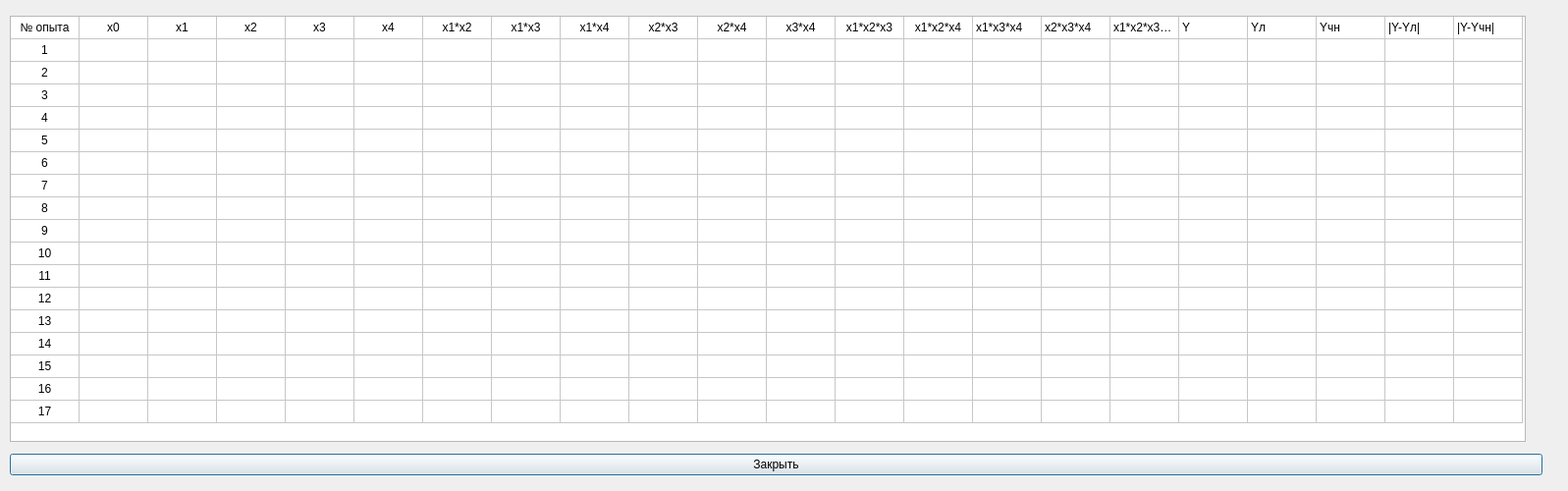
<?xml version="1.0" encoding="UTF-8"?>
<ui version="4.0">
 <class>Dialog</class>
 <widget class="QDialog" name="Dialog">
  <property name="geometry">
   <rect>
    <x>0</x>
    <y>0</y>
    <width>1597</width>
    <height>500</height>
   </rect>
  </property>
  <property name="windowTitle">
   <string>Dialog</string>
  </property>
  <widget class="QWidget" name="layoutWidget">
   <property name="geometry">
    <rect>
     <x>10</x>
     <y>10</y>
     <width>1561</width>
     <height>481</height>
    </rect>
   </property>
   <layout class="QVBoxLayout" name="verticalLayout">
    <item>
     <widget class="QTableWidget" name="table_plan">
      <property name="maximumSize">
       <size>
        <width>1544</width>
        <height>434</height>
       </size>
      </property>
      <property name="rowCount">
       <number>18</number>
      </property>
      <property name="columnCount">
       <number>22</number>
      </property>
      <attribute name="horizontalHeaderVisible">
       <bool>false</bool>
      </attribute>
      <attribute name="horizontalHeaderDefaultSectionSize">
       <number>70</number>
      </attribute>
      <attribute name="verticalHeaderVisible">
       <bool>false</bool>
      </attribute>
      <attribute name="verticalHeaderDefaultSectionSize">
       <number>23</number>
      </attribute>
      <row/>
      <row/>
      <row/>
      <row/>
      <row/>
      <row/>
      <row/>
      <row/>
      <row/>
      <row/>
      <row/>
      <row/>
      <row/>
      <row/>
      <row/>
      <row/>
      <row/>
      <row/>
      <column/>
      <column/>
      <column/>
      <column/>
      <column/>
      <column/>
      <column/>
      <column/>
      <column/>
      <column/>
      <column/>
      <column/>
      <column/>
      <column/>
      <column/>
      <column/>
      <column/>
      <column/>
      <column/>
      <column/>
      <column/>
      <column/>
      <item row="0" column="0">
       <property name="text">
        <string>№ опыта</string>
       </property>
       <property name="textAlignment">
        <set>AlignCenter</set>
       </property>
      </item>
      <item row="0" column="1">
       <property name="text">
        <string>x0</string>
       </property>
       <property name="textAlignment">
        <set>AlignCenter</set>
       </property>
      </item>
      <item row="0" column="2">
       <property name="text">
        <string>x1</string>
       </property>
       <property name="textAlignment">
        <set>AlignCenter</set>
       </property>
      </item>
      <item row="0" column="3">
       <property name="text">
        <string>x2</string>
       </property>
       <property name="textAlignment">
        <set>AlignCenter</set>
       </property>
      </item>
      <item row="0" column="4">
       <property name="text">
        <string>x3</string>
       </property>
       <property name="textAlignment">
        <set>AlignCenter</set>
       </property>
      </item>
      <item row="0" column="5">
       <property name="text">
        <string>x4</string>
       </property>
       <property name="textAlignment">
        <set>AlignCenter</set>
       </property>
      </item>
      <item row="0" column="6">
       <property name="text">
        <string>x1*x2</string>
       </property>
       <property name="textAlignment">
        <set>AlignCenter</set>
       </property>
      </item>
      <item row="0" column="7">
       <property name="text">
        <string>x1*x3</string>
       </property>
       <property name="textAlignment">
        <set>AlignCenter</set>
       </property>
      </item>
      <item row="0" column="8">
       <property name="text">
        <string>x1*x4</string>
       </property>
       <property name="textAlignment">
        <set>AlignCenter</set>
       </property>
      </item>
      <item row="0" column="9">
       <property name="text">
        <string>x2*x3</string>
       </property>
       <property name="textAlignment">
        <set>AlignCenter</set>
       </property>
      </item>
      <item row="0" column="10">
       <property name="text">
        <string>x2*x4</string>
       </property>
       <property name="textAlignment">
        <set>AlignCenter</set>
       </property>
      </item>
      <item row="0" column="11">
       <property name="text">
        <string>x3*x4</string>
       </property>
       <property name="textAlignment">
        <set>AlignCenter</set>
       </property>
      </item>
      <item row="0" column="12">
       <property name="text">
        <string>x1*x2*x3</string>
       </property>
       <property name="textAlignment">
        <set>AlignCenter</set>
       </property>
      </item>
      <item row="0" column="13">
       <property name="text">
        <string>x1*x2*x4</string>
       </property>
       <property name="textAlignment">
        <set>AlignCenter</set>
       </property>
      </item>
      <item row="0" column="14">
       <property name="text">
        <string>x1*x3*x4</string>
       </property>
      </item>
      <item row="0" column="15">
       <property name="text">
        <string>x2*x3*x4</string>
       </property>
      </item>
      <item row="0" column="16">
       <property name="text">
        <string>x1*x2*x3*x4</string>
       </property>
      </item>
      <item row="0" column="17">
       <property name="text">
        <string>Y</string>
       </property>
      </item>
      <item row="0" column="18">
       <property name="text">
        <string>Yл</string>
       </property>
      </item>
      <item row="0" column="19">
       <property name="text">
        <string>Yчн</string>
       </property>
      </item>
      <item row="0" column="20">
       <property name="text">
        <string>|Y-Yл|</string>
       </property>
      </item>
      <item row="0" column="21">
       <property name="text">
        <string>|Y-Yчн|</string>
       </property>
      </item>
      <item row="1" column="0">
       <property name="text">
        <string>1</string>
       </property>
       <property name="textAlignment">
        <set>AlignCenter</set>
       </property>
      </item>
      <item row="2" column="0">
       <property name="text">
        <string>2</string>
       </property>
       <property name="textAlignment">
        <set>AlignCenter</set>
       </property>
      </item>
      <item row="3" column="0">
       <property name="text">
        <string>3</string>
       </property>
       <property name="textAlignment">
        <set>AlignCenter</set>
       </property>
      </item>
      <item row="4" column="0">
       <property name="text">
        <string>4</string>
       </property>
       <property name="textAlignment">
        <set>AlignCenter</set>
       </property>
      </item>
      <item row="5" column="0">
       <property name="text">
        <string>5</string>
       </property>
       <property name="textAlignment">
        <set>AlignCenter</set>
       </property>
      </item>
      <item row="6" column="0">
       <property name="text">
        <string>6</string>
       </property>
       <property name="textAlignment">
        <set>AlignCenter</set>
       </property>
      </item>
      <item row="7" column="0">
       <property name="text">
        <string>7</string>
       </property>
       <property name="textAlignment">
        <set>AlignCenter</set>
       </property>
      </item>
      <item row="8" column="0">
       <property name="text">
        <string>8</string>
       </property>
       <property name="textAlignment">
        <set>AlignCenter</set>
       </property>
      </item>
      <item row="9" column="0">
       <property name="text">
        <string>9</string>
       </property>
       <property name="textAlignment">
        <set>AlignCenter</set>
       </property>
      </item>
      <item row="10" column="0">
       <property name="text">
        <string>10</string>
       </property>
       <property name="textAlignment">
        <set>AlignCenter</set>
       </property>
      </item>
      <item row="10" column="1">
       <property name="textAlignment">
        <set>AlignCenter</set>
       </property>
      </item>
      <item row="11" column="0">
       <property name="text">
        <string>11</string>
       </property>
       <property name="textAlignment">
        <set>AlignCenter</set>
       </property>
      </item>
      <item row="12" column="0">
       <property name="text">
        <string>12</string>
       </property>
       <property name="textAlignment">
        <set>AlignCenter</set>
       </property>
      </item>
      <item row="13" column="0">
       <property name="text">
        <string>13</string>
       </property>
       <property name="textAlignment">
        <set>AlignCenter</set>
       </property>
      </item>
      <item row="14" column="0">
       <property name="text">
        <string>14</string>
       </property>
       <property name="textAlignment">
        <set>AlignCenter</set>
       </property>
      </item>
      <item row="15" column="0">
       <property name="text">
        <string>15</string>
       </property>
       <property name="textAlignment">
        <set>AlignCenter</set>
       </property>
      </item>
      <item row="16" column="0">
       <property name="text">
        <string>16</string>
       </property>
       <property name="textAlignment">
        <set>AlignCenter</set>
       </property>
      </item>
      <item row="17" column="0">
       <property name="text">
        <string>17</string>
       </property>
       <property name="textAlignment">
        <set>AlignCenter</set>
       </property>
      </item>
     </widget>
    </item>
    <item>
     <widget class="QPushButton" name="btn_close">
      <property name="text">
       <string>Закрыть</string>
      </property>
     </widget>
    </item>
   </layout>
  </widget>
 </widget>
 <resources/>
 <connections/>
</ui>
